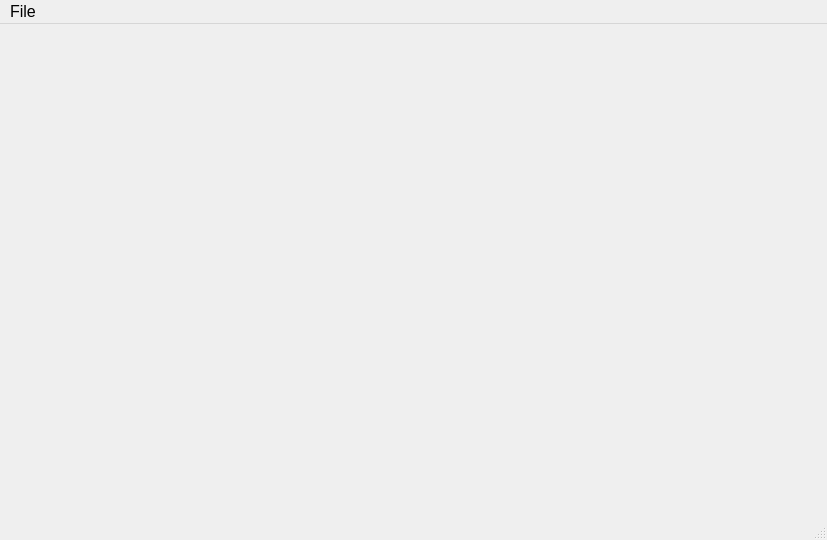
<?xml version="1.0" encoding="UTF-8"?>
<ui version="4.0">
 <class>mainWindow</class>
 <widget class="QMainWindow" name="mainWindow">
  <property name="geometry">
   <rect>
    <x>0</x>
    <y>0</y>
    <width>827</width>
    <height>540</height>
   </rect>
  </property>
  <property name="acceptDrops">
   <bool>true</bool>
  </property>
  <property name="windowTitle">
   <string>Dex-Viewer</string>
  </property>
  <property name="locale">
   <locale language="English" country="UnitedStates"/>
  </property>
  <widget class="QWidget" name="centralwidget">
   <property name="acceptDrops">
    <bool>true</bool>
   </property>
   <layout class="QHBoxLayout" name="horizontalLayout">
    <property name="leftMargin">
     <number>2</number>
    </property>
    <property name="topMargin">
     <number>2</number>
    </property>
    <property name="rightMargin">
     <number>2</number>
    </property>
    <property name="bottomMargin">
     <number>2</number>
    </property>
   </layout>
  </widget>
  <widget class="QMenuBar" name="menubar">
   <property name="geometry">
    <rect>
     <x>0</x>
     <y>0</y>
     <width>827</width>
     <height>27</height>
    </rect>
   </property>
   <property name="minimumSize">
    <size>
     <width>0</width>
     <height>0</height>
    </size>
   </property>
   <property name="font">
    <font>
     <pointsize>12</pointsize>
     <weight>50</weight>
     <bold>false</bold>
    </font>
   </property>
   <property name="acceptDrops">
    <bool>true</bool>
   </property>
   <widget class="QMenu" name="menuFile">
    <property name="geometry">
     <rect>
      <x>312</x>
      <y>266</y>
      <width>200</width>
      <height>200</height>
     </rect>
    </property>
    <property name="minimumSize">
     <size>
      <width>200</width>
      <height>200</height>
     </size>
    </property>
    <property name="font">
     <font>
      <pointsize>12</pointsize>
      <weight>50</weight>
      <bold>false</bold>
     </font>
    </property>
    <property name="locale">
     <locale language="English" country="UnitedStates"/>
    </property>
    <property name="title">
     <string>File</string>
    </property>
    <addaction name="action_Open_2"/>
    <addaction name="action_Save"/>
    <addaction name="action_SaveAs"/>
    <addaction name="action_Close"/>
   </widget>
   <addaction name="menuFile"/>
  </widget>
  <widget class="QStatusBar" name="statusbar">
   <property name="font">
    <font>
     <pointsize>8</pointsize>
     <weight>50</weight>
     <bold>false</bold>
    </font>
   </property>
  </widget>
  <action name="action_Open_2">
   <property name="text">
    <string>Open</string>
   </property>
  </action>
  <action name="action_Save">
   <property name="text">
    <string>Save</string>
   </property>
  </action>
  <action name="action_SaveAs">
   <property name="text">
    <string>SaveAs</string>
   </property>
  </action>
  <action name="action_Close">
   <property name="text">
    <string>Close</string>
   </property>
  </action>
 </widget>
 <resources/>
 <connections/>
</ui>
